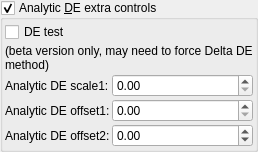
    <widget class="MyGroupBox" name="groupCheck_analyticDE_enabled_false">
     <property name="toolTip">
      <string/>
     </property>
     <property name="title">
      <string>Analytic &amp;DE extra controls</string>
     </property>
     <property name="checkable">
      <bool>true</bool>
     </property>
     <layout class="QVBoxLayout" name="verticalLayout_52">
      <property name="spacing">
       <number>2</number>
      </property>
      <property name="leftMargin">
       <number>2</number>
      </property>
      <property name="topMargin">
       <number>2</number>
      </property>
      <property name="rightMargin">
       <number>2</number>
      </property>
      <property name="bottomMargin">
       <number>2</number>
      </property>
      <item>
       <widget class="MyCheckBox" name="checkBox_transf_function_enabledAy_false">
        <property name="text">
         <string>DE test</string>
        </property>
       </widget>
      </item>
      <item>
       <widget class="QLabel" name="label">
        <property name="text">
         <string>(beta version only, may need to force Delta DE method)</string>
        </property>
        <property name="wordWrap">
         <bool>true</bool>
        </property>
       </widget>
      </item>
      <item>
       <layout class="QGridLayout" name="gridLayout_26" columnstretch="0,0,1">
        <property name="spacing">
         <number>2</number>
        </property>
        <item row="2" column="1">
         <widget class="QLabel" name="label_178">
          <property name="text">
           <string>Analytic DE offset2:</string>
          </property>
          <property name="wordWrap">
           <bool>true</bool>
          </property>
         </widget>
        </item>
        <item row="1" column="1">
         <widget class="QLabel" name="label_177">
          <property name="text">
           <string>Analytic DE offset1:</string>
          </property>
          <property name="wordWrap">
           <bool>true</bool>
          </property>
         </widget>
        </item>
        <item row="0" column="1">
         <widget class="QLabel" name="label_176">
          <property name="text">
           <string>Analytic DE scale1:</string>
          </property>
          <property name="wordWrap">
           <bool>true</bool>
          </property>
         </widget>
        </item>
        <item row="0" column="2">
         <widget class="MyDoubleSpinBox" name="spinbox_analyticDE_scale_1">
          <property name="sizePolicy">
           <sizepolicy hsizetype="Minimum" vsizetype="Maximum">
            <horstretch>0</horstretch>
            <verstretch>0</verstretch>
           </sizepolicy>
          </property>
          <property name="prefix">
           <string/>
          </property>
          <property name="suffix">
           <string/>
          </property>
          <property name="decimals">
           <number>2</number>
          </property>
          <property name="minimum">
           <double>0.000000000000000</double>
          </property>
          <property name="maximum">
           <double>99.000000000000000</double>
          </property>
          <property name="singleStep">
           <double>0.100000000000000</double>
          </property>
         </widget>
        </item>
        <item row="1" column="2">
         <widget class="MyDoubleSpinBox" name="spinbox_analyticDE_offset_1">
          <property name="sizePolicy">
           <sizepolicy hsizetype="Minimum" vsizetype="Maximum">
            <horstretch>0</horstretch>
            <verstretch>0</verstretch>
           </sizepolicy>
          </property>
          <property name="prefix">
           <string/>
          </property>
          <property name="suffix">
           <string/>
          </property>
          <property name="decimals">
           <number>2</number>
          </property>
          <property name="minimum">
           <double>0.000000000000000</double>
          </property>
          <property name="maximum">
           <double>99.000000000000000</double>
          </property>
          <property name="singleStep">
           <double>0.100000000000000</double>
          </property>
         </widget>
        </item>
        <item row="2" column="2">
         <widget class="MyDoubleSpinBox" name="spinbox_analyticDE_offset_2">
          <property name="sizePolicy">
           <sizepolicy hsizetype="Minimum" vsizetype="Maximum">
            <horstretch>0</horstretch>
            <verstretch>0</verstretch>
           </sizepolicy>
          </property>
          <property name="prefix">
           <string/>
          </property>
          <property name="suffix">
           <string/>
          </property>
          <property name="decimals">
           <number>2</number>
          </property>
          <property name="minimum">
           <double>-99.000000000000000</double>
          </property>
          <property name="maximum">
           <double>99.000000000000000</double>
          </property>
          <property name="singleStep">
           <double>0.100000000000000</double>
          </property>
         </widget>
        </item>
       </layout>
      </item>
     </layout>
    </widget>
